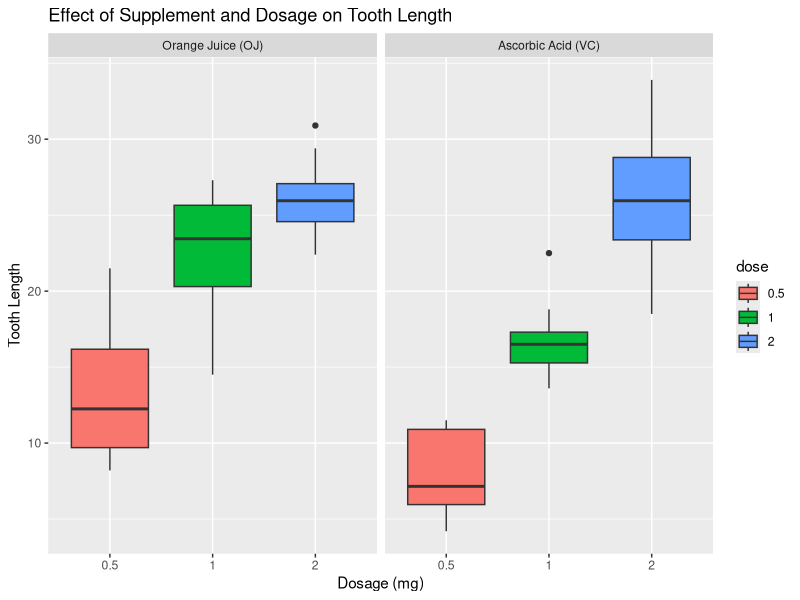

Here is the R script that generated this plot:
## ---- chunk 1
knitr::opts_chunk$set(echo = TRUE)
## ---- chunk 2

library(datasets)
library(ggplot2)
data("ToothGrowth")
head(ToothGrowth)

## ---- chunk 3

summary(ToothGrowth)

## ---- chunk 4

ToothGrowth$dose <- as.factor(ToothGrowth$dose)

plt3 <- ggplot(ToothGrowth, aes(x = dose, y = len, fill = dose)) +
    geom_boxplot() +
    facet_grid(.~supp, labeller = as_labeller(c("OJ" = "Orange Juice (OJ)", 
                                                "VC" = "Ascorbic Acid (VC)"))) +
    ggtitle("Effect of Supplement and Dosage on Tooth Length") +
    xlab("Dosage (mg)") +  ylab("Tooth Length")
plt3

## ---- chunk 5

OJ <- ToothGrowth[ToothGrowth$supp == 'OJ',]$len
VC <- ToothGrowth[ToothGrowth$supp == 'VC',]$len
t.test(OJ, VC, alternative = "greater", paired = FALSE, var.equal = FALSE)

## ---- chunk 6

doseHalf <- ToothGrowth[ToothGrowth$dose == 0.5,]$len
doseOne <- ToothGrowth[ToothGrowth$dose == 1,]$len
doseTwo <- ToothGrowth[ToothGrowth$dose == 2,]$len

t.test(doseOne, doseHalf, alternative = "greater", paired = FALSE, var.equal = FALSE)

t.test(doseTwo, doseOne, alternative = "greater", paired = TRUE, var.equal = FALSE)

